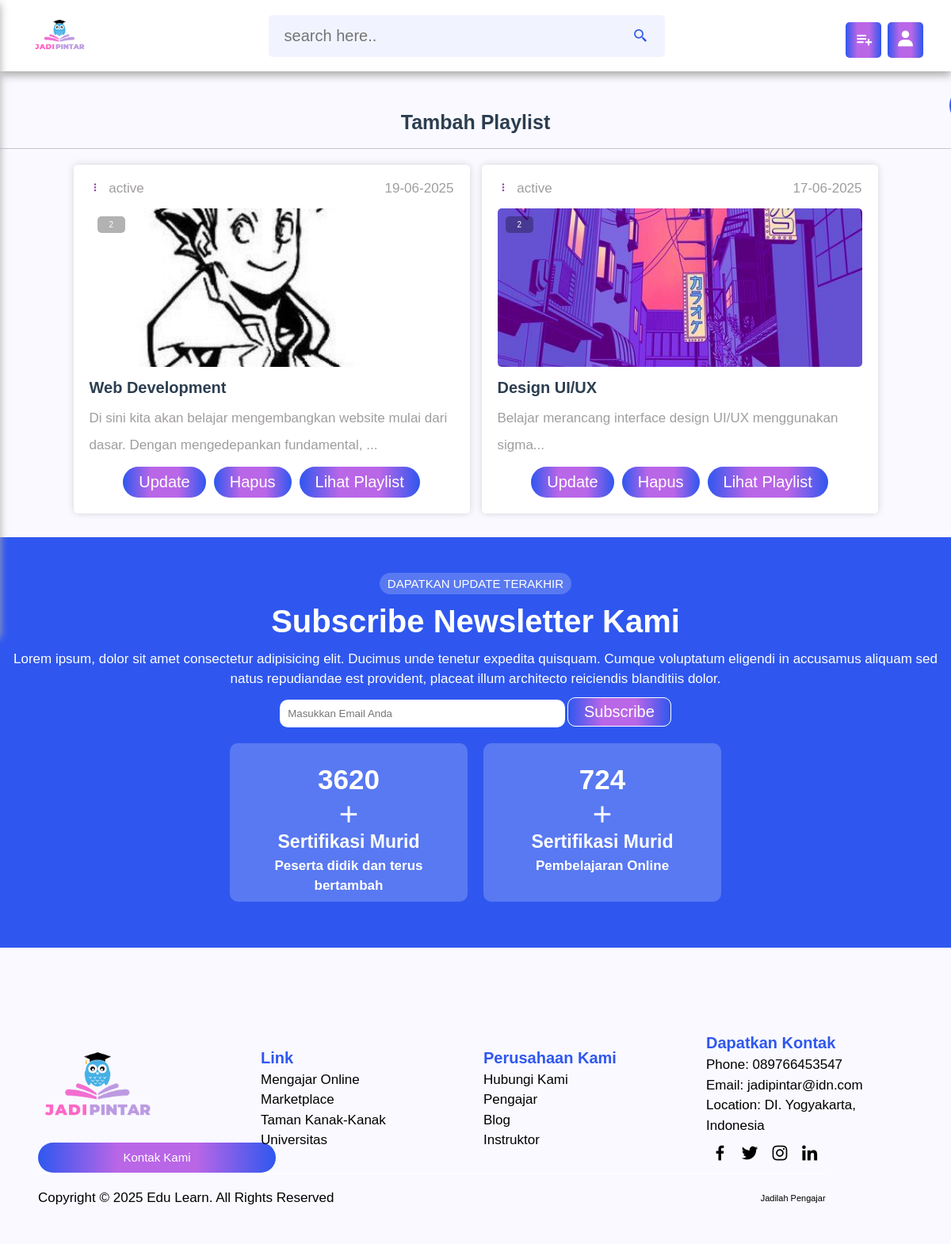
/admin/playlist.php (signed in), run on the app's committed database.
### tables this page shows
CREATE TABLE `playlist` (
  `id` varchar(20) NOT NULL,
  `tutor_id` varchar(20) NOT NULL,
  `title` varchar(20) NOT NULL,
  `descriptions` varchar(100) NOT NULL,
  `thumb` varchar(100) NOT NULL,
  `date` date NOT NULL DEFAULT current_timestamp(),
  `status` varchar(20) NOT NULL
);

### admin/playlist.php (the view, shortened to what this page needs)
<?php
    include '../components/connect.php';
    if(isset($_COOKIE['tutor_id'])){
        $tutor_id = $_COOKIE['tutor_id'];
    }else{
        $tutor_id = '';
        header('location: login.php');
    }
   if(isset($_COOKIE['tutor_id'])){
    $tutor_id = $_COOKIE['tutor_id'];
    }else{
        $tutor_id = '';
        header('location: login.php');
    }
?>
<!DOCTYPE html>
<html lang="en">
<head>
    <link href='https://unpkg.com/boxicons@2.1.4/css/boxicons.min.css' rel='stylesheet'>
</head>
<body>
    <?php include '../components/admin_header.php'?>
    <section class="playlists">
        <h1 class="heading">Tambah Playlist</h1>
        <div class="box-container">
            <div class="add">
            </div>
            <?php
                $select_playlist = $conn->prepare("SELECT * FROM playlist WHERE tutor_id = ? ORDER BY date DESC");
                $select_playlist->execute([$tutor_id]);
                if($select_playlist->rowCount() > 0){
                    while ($fetch_playlist = $select_playlist->fetch(PDO::FETCH_ASSOC)){
                        $playlist_id = $fetch_playlist['id'];
                        $count_videos = $conn->prepare("SELECT * FROM content WHERE playlist_id = ?");
                        $count_videos->execute([$playlist_id]);
                        $total_videos = $count_videos->rowCount();
            ?>
            <div class="box">
                <div class="flex">
                    <div> <i class="bx bx-dots-vertical-rounded" style="<?php if($fetch_playlist['status'] == ['active']){
                        echo 'color:limegreen'; } else{echo "red";}?>"></i>
                        <span style="<?php if($fetch_playlist['status'] == 'active') {echo "limegreen";}
                        else{echo "color:red";}?>"> <?= $fetch_playlist['status']; ?></span> </div>
                    <div>
                        <span><?= date('d-m-Y', strtotime($fetch_playlist['date'])); ?></span>
                    </div>
                </div>
                    <div class="thumb">
                        <span><?= $total_videos; ?></span>
                        <img src="../uploaded_files/<?= $fetch_playlist['thumb']; ?>">
                    </div>
                        <h3 class="title"><?= $fetch_playlist['title']; ?></h3>
                        <p class="descriptions"><?= $fetch_playlist['descriptions']; ?></p>
                        <form action="" method="post" class="flex-btn">
                            <a href="update_playlist.php?get_id=<?= $playlist_id; ?>" class="btn">Update</a>
                            <input type="submit" name="delete" value="hapus" class="btn" onclick="return confirm('hapus playlist ini');">
                            <a href="view_playlist.php?get_id=<?= $playlist_id; ?>" class="btn" >Lihat Playlist</a>
                        </form>
            </div>
            <?php
                    }
                }else{
                    echo '<p class="empty">belum ada playlist ditambahkan!</p>';
                }
            ?>
        </div>
    </section>
    <?php include '../components/footer.php'?>
</body>
</html>

### data on the page
playlist: status "active", date "19-06-2025", total_videos "2", thumb (picture), title "Web Development", descriptions "Di sini kita akan belajar mengembangkan website mulai dari dasar. Dengan mengedepankan fundamental,"
playlist: status "active", date "17-06-2025", total_videos "2", thumb (picture), title "Design UI/UX", descriptions "Belajar merancang interface design UI/UX menggunakan sigma"
